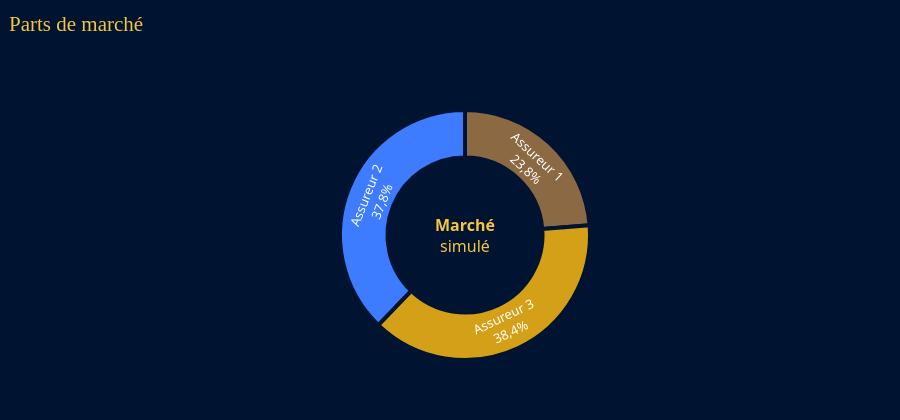
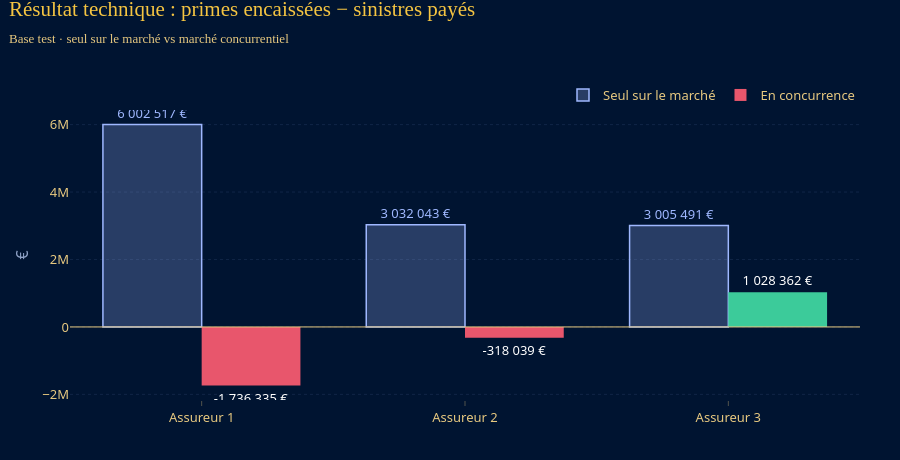
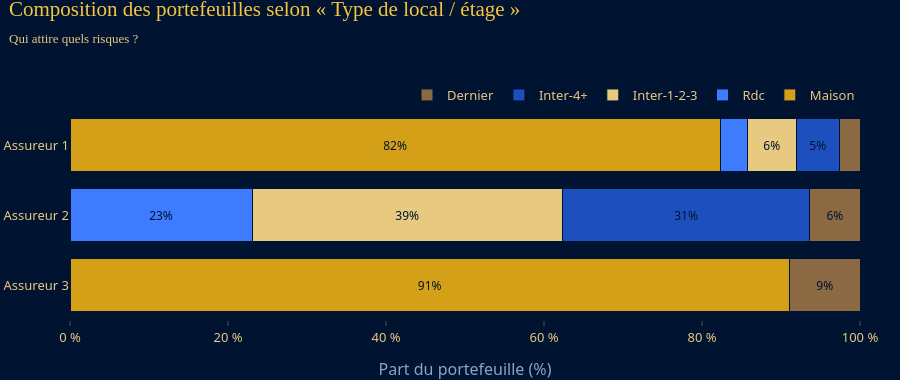
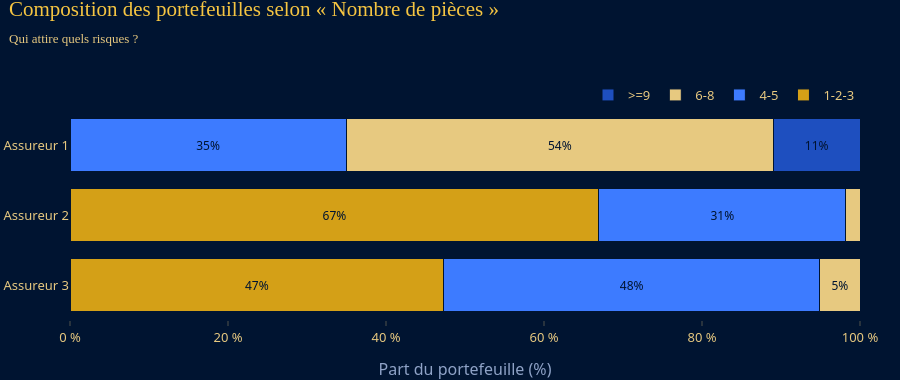

The notebook cell these images were saved under, in order:
### Markdown cell above
<h3 style="color:#F5C542; font-family:'Playfair Display',Georgia,serif; border-bottom:2px solid #D4A017; padding-bottom:6px;">Question 1 · Marché concurrentiel</h3>

### Code cell
display(syn.style.format({"Marge": "{:.0%}", "Nb contrats": "{:,.0f}", "Part de marché": "{:.1%}",
                          "Primes encaissées": "{:,.0f} €", "Sinistres payés": "{:,.0f} €", "Résultat": "{:,.0f} €",
                          "S/P": "{:.1%}", "Prime moyenne": "{:,.2f} €", "Résultat seul": "{:,.0f} €", "S/P seul": "{:.1%}"}))
display(sim["repartitions"]["Local"].style.format("{:.1%}"))
GR.parts_de_marche(syn.set_index("Assureur")["Part de marché"].to_dict()).show()
GR.resultats_assureurs(syn.set_index("Assureur")["Résultat seul"].to_dict(), syn.set_index("Assureur")["Résultat"].to_dict()).show()
GR.repartition_variable(sim["repartitions"]["Local"], "Local").show()
GR.repartition_variable(sim["repartitions"]["Nbpieces"], "Nbpieces").show()

### Figure 1 — Plotly figure (JSON) as saved in the notebook; plotly's stock layout.template omitted (floating-point values rounded to 4 significant figures)
{"data": [{"hole": 0.62, "hovertemplate": "%{label}<br>Part : %{percent}<extra></extra>", "labels": ["Assureur 1", "Assureur 2", "Assureur 3"], "marker": {"colors": ["#8A6943", "#3D7BFF", "#D4A017"], "line": {"color": "#001431", "width": 4}}, "sort": false, "textfont": {"color": "#FFFFFF", "size": 13}, "textinfo": "label+percent", "type": "pie", "values": [0.2377, 0.3781, 0.3842]}], "layout": {"annotations": [{"font": {"color": "#F5C542", "size": 16}, "showarrow": false, "text": "<b>Marché</b><br>simulé"}], "height": 420, "showlegend": false, "title": {"text": "Parts de marché"}}}

### Figure 2 — Plotly figure (JSON) as saved in the notebook; plotly's stock layout.template omitted (floating-point values rounded to 4 significant figures)
{"data": [{"marker": {"color": "rgba(159,184,255,0.25)", "line": {"color": "#9FB8FF", "width": 1.5}}, "name": "Seul sur le marché", "text": ["6 002 517 €", "3 032 043 €", "3 005 491 €"], "textfont": {"color": "#9FB8FF"}, "textposition": "outside", "type": "bar", "x": ["Assureur 1", "Assureur 2", "Assureur 3"], "y": [6003000.0, 3032000.0, 3005000.0]}, {"marker": {"color": ["#E8566C", "#E8566C", "#3CCB9A"]}, "name": "En concurrence", "text": ["-1 736 335 €", "-318 039 €", "1 028 362 €"], "textfont": {"color": "#FFFFFF"}, "textposition": "outside", "type": "bar", "x": ["Assureur 1", "Assureur 2", "Assureur 3"], "y": [-1736000.0, -318000.0, 1028000.0]}], "layout": {"barmode": "group", "height": 460, "shapes": [{"line": {"color": "#E7C980", "width": 1}, "type": "line", "x0": 0, "x1": 1, "xref": "x domain", "y0": 0, "y1": 0, "yref": "y"}], "title": {"text": "Résultat technique : primes encaissées − sinistres payés<br><span style='font-size:13px;color:#E7C980;font-family:Montserrat, 'Segoe UI', Helvetica, Arial, sans-serif'>Base test · seul sur le marché vs marché concurrentiel</span>"}, "yaxis": {"title": {"text": "€"}}}}

### Figure 3 — Plotly figure (JSON) as saved in the notebook; plotly's stock layout.template omitted (floating-point values rounded to 4 significant figures)
{"data": [{"hovertemplate": "Maison<br>%{y} : %{x:.1f} %<extra></extra>", "insidetextanchor": "middle", "marker": {"color": "#D4A017", "line": {"color": "#001431", "width": 1}}, "name": "Maison", "orientation": "h", "text": ["82%", "", "91%"], "textfont": {"color": "#001431", "size": 12}, "textposition": "inside", "type": "bar", "x": [82.28, 0.0, 91.06], "y": ["Assureur 1", "Assureur 2", "Assureur 3"]}, {"hovertemplate": "Rdc<br>%{y} : %{x:.1f} %<extra></extra>", "insidetextanchor": "middle", "marker": {"color": "#3D7BFF", "line": {"color": "#001431", "width": 1}}, "name": "Rdc", "orientation": "h", "text": ["", "23%", ""], "textfont": {"color": "#001431", "size": 12}, "textposition": "inside", "type": "bar", "x": [3.426, 23.04, 0.0], "y": ["Assureur 1", "Assureur 2", "Assureur 3"]}, {"hovertemplate": "Inter-1-2-3<br>%{y} : %{x:.1f} %<extra></extra>", "insidetextanchor": "middle", "marker": {"color": "#E7C980", "line": {"color": "#001431", "width": 1}}, "name": "Inter-1-2-3", "orientation": "h", "text": ["6%", "39%", ""], "textfont": {"color": "#001431", "size": 12}, "textposition": "inside", "type": "bar", "x": [6.255, 39.27, 0.0], "y": ["Assureur 1", "Assureur 2", "Assureur 3"]}, {"hovertemplate": "Inter-4+<br>%{y} : %{x:.1f} %<extra></extra>", "insidetextanchor": "middle", "marker": {"color": "#1E4FBF", "line": {"color": "#001431", "width": 1}}, "name": "Inter-4+", "orientation": "h", "text": ["5%", "31%", ""], "textfont": {"color": "#001431", "size": 12}, "textposition": "inside", "type": "bar", "x": [5.383, 31.34, 0.0], "y": ["Assureur 1", "Assureur 2", "Assureur 3"]}, {"hovertemplate": "Dernier<br>%{y} : %{x:.1f} %<extra></extra>", "insidetextanchor": "middle", "marker": {"color": "#8A6943", "line": {"color": "#001431", "width": 1}}, "name": "Dernier", "orientation": "h", "text": ["", "6%", "9%"], "textfont": {"color": "#001431", "size": 12}, "textposition": "inside", "type": "bar", "x": [2.655, 6.352, 8.938], "y": ["Assureur 1", "Assureur 2", "Assureur 3"]}], "layout": {"barmode": "stack", "height": 380, "title": {"text": "Composition des portefeuilles selon « Type de local / étage »<br><span style='font-size:13px;color:#E7C980;font-family:Montserrat, 'Segoe UI', Helvetica, Arial, sans-serif'>Qui attire quels risques ?</span>"}, "xaxis": {"range": [0, 100], "ticksuffix": " %", "title": {"text": "Part du portefeuille (%)"}}, "yaxis": {"autorange": "reversed", "showgrid": false}}}

### Figure 4 — Plotly figure (JSON) as saved in the notebook; plotly's stock layout.template omitted (floating-point values rounded to 4 significant figures)
{"data": [{"hovertemplate": "1-2-3<br>%{y} : %{x:.1f} %<extra></extra>", "insidetextanchor": "middle", "marker": {"color": "#D4A017", "line": {"color": "#001431", "width": 1}}, "name": "1-2-3", "orientation": "h", "text": ["", "67%", "47%"], "textfont": {"color": "#001431", "size": 12}, "textposition": "inside", "type": "bar", "x": [0.0, 66.96, 47.3], "y": ["Assureur 1", "Assureur 2", "Assureur 3"]}, {"hovertemplate": "4-5<br>%{y} : %{x:.1f} %<extra></extra>", "insidetextanchor": "middle", "marker": {"color": "#3D7BFF", "line": {"color": "#001431", "width": 1}}, "name": "4-5", "orientation": "h", "text": ["35%", "31%", "48%"], "textfont": {"color": "#001431", "size": 12}, "textposition": "inside", "type": "bar", "x": [34.96, 31.23, 47.59], "y": ["Assureur 1", "Assureur 2", "Assureur 3"]}, {"hovertemplate": "6-8<br>%{y} : %{x:.1f} %<extra></extra>", "insidetextanchor": "middle", "marker": {"color": "#E7C980", "line": {"color": "#001431", "width": 1}}, "name": "6-8", "orientation": "h", "text": ["54%", "", "5%"], "textfont": {"color": "#001431", "size": 12}, "textposition": "inside", "type": "bar", "x": [54.08, 1.809, 5.107], "y": ["Assureur 1", "Assureur 2", "Assureur 3"]}, {"hovertemplate": ">=9<br>%{y} : %{x:.1f} %<extra></extra>", "insidetextanchor": "middle", "marker": {"color": "#1E4FBF", "line": {"color": "#001431", "width": 1}}, "name": ">=9", "orientation": "h", "text": ["11%", "", ""], "textfont": {"color": "#001431", "size": 12}, "textposition": "inside", "type": "bar", "x": [10.96, 0.0, 0.0], "y": ["Assureur 1", "Assureur 2", "Assureur 3"]}], "layout": {"barmode": "stack", "height": 380, "title": {"text": "Composition des portefeuilles selon « Nombre de pièces »<br><span style='font-size:13px;color:#E7C980;font-family:Montserrat, 'Segoe UI', Helvetica, Arial, sans-serif'>Qui attire quels risques ?</span>"}, "xaxis": {"range": [0, 100], "ticksuffix": " %", "title": {"text": "Part du portefeuille (%)"}}, "yaxis": {"autorange": "reversed", "showgrid": false}}}
